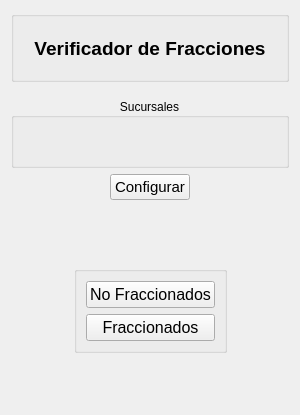
<?xml version="1.0" encoding="UTF-8"?>
<ui version="4.0">
 <class>Form</class>
 <widget class="QWidget" name="Form">
  <property name="geometry">
   <rect>
    <x>0</x>
    <y>0</y>
    <width>300</width>
    <height>415</height>
   </rect>
  </property>
  <property name="maximumSize">
   <size>
    <width>300</width>
    <height>415</height>
   </size>
  </property>
  <property name="windowTitle">
   <string>Form</string>
  </property>
  <layout class="QVBoxLayout" name="verticalLayout_3">
   <item>
    <widget class="QGroupBox" name="groupBox">
     <property name="title">
      <string/>
     </property>
     <layout class="QHBoxLayout" name="horizontalLayout_3">
      <item>
       <layout class="QHBoxLayout" name="horizontalLayout_2">
        <property name="bottomMargin">
         <number>0</number>
        </property>
        <item>
         <widget class="QLabel" name="label_3">
          <property name="font">
           <font>
            <pointsize>14</pointsize>
            <weight>75</weight>
            <bold>true</bold>
           </font>
          </property>
          <property name="text">
           <string>Verificador de Fracciones</string>
          </property>
          <property name="alignment">
           <set>Qt::AlignCenter</set>
          </property>
         </widget>
        </item>
       </layout>
      </item>
     </layout>
    </widget>
   </item>
   <item>
    <spacer name="verticalSpacer_3">
     <property name="orientation">
      <enum>Qt::Vertical</enum>
     </property>
     <property name="sizeType">
      <enum>QSizePolicy::Minimum</enum>
     </property>
     <property name="sizeHint" stdset="0">
      <size>
       <width>20</width>
       <height>10</height>
      </size>
     </property>
    </spacer>
   </item>
   <item>
    <widget class="QGroupBox" name="groupBox_sucursales">
     <property name="title">
      <string>Sucursales</string>
     </property>
     <property name="alignment">
      <set>Qt::AlignCenter</set>
     </property>
    </widget>
   </item>
   <item>
    <layout class="QHBoxLayout" name="horizontalLayout">
     <property name="bottomMargin">
      <number>0</number>
     </property>
     <item>
      <spacer name="horizontalSpacer">
       <property name="orientation">
        <enum>Qt::Horizontal</enum>
       </property>
       <property name="sizeHint" stdset="0">
        <size>
         <width>40</width>
         <height>20</height>
        </size>
       </property>
      </spacer>
     </item>
     <item>
      <widget class="QPushButton" name="pushButton_CatalogoSucursales">
       <property name="maximumSize">
        <size>
         <width>16777215</width>
         <height>16777215</height>
        </size>
       </property>
       <property name="font">
        <font>
         <pointsize>11</pointsize>
        </font>
       </property>
       <property name="text">
        <string>Configurar</string>
       </property>
      </widget>
     </item>
     <item>
      <spacer name="horizontalSpacer_2">
       <property name="orientation">
        <enum>Qt::Horizontal</enum>
       </property>
       <property name="sizeHint" stdset="0">
        <size>
         <width>40</width>
         <height>20</height>
        </size>
       </property>
      </spacer>
     </item>
    </layout>
   </item>
   <item>
    <spacer name="verticalSpacer_2">
     <property name="orientation">
      <enum>Qt::Vertical</enum>
     </property>
     <property name="sizeType">
      <enum>QSizePolicy::Minimum</enum>
     </property>
     <property name="sizeHint" stdset="0">
      <size>
       <width>20</width>
       <height>60</height>
      </size>
     </property>
    </spacer>
   </item>
   <item>
    <layout class="QHBoxLayout" name="horizontalLayout_5">
     <property name="rightMargin">
      <number>0</number>
     </property>
     <item>
      <spacer name="horizontalSpacer_5">
       <property name="orientation">
        <enum>Qt::Horizontal</enum>
       </property>
       <property name="sizeHint" stdset="0">
        <size>
         <width>40</width>
         <height>20</height>
        </size>
       </property>
      </spacer>
     </item>
     <item>
      <widget class="QGroupBox" name="groupBox_2">
       <property name="title">
        <string/>
       </property>
       <layout class="QVBoxLayout" name="verticalLayout">
        <item>
         <widget class="QPushButton" name="pushButton_NoFraccionados">
          <property name="font">
           <font>
            <pointsize>12</pointsize>
           </font>
          </property>
          <property name="text">
           <string>No Fraccionados</string>
          </property>
         </widget>
        </item>
        <item>
         <widget class="QPushButton" name="pushButton_Fraccionados">
          <property name="font">
           <font>
            <pointsize>12</pointsize>
           </font>
          </property>
          <property name="text">
           <string>Fraccionados</string>
          </property>
         </widget>
        </item>
       </layout>
      </widget>
     </item>
     <item>
      <spacer name="horizontalSpacer_6">
       <property name="orientation">
        <enum>Qt::Horizontal</enum>
       </property>
       <property name="sizeHint" stdset="0">
        <size>
         <width>40</width>
         <height>20</height>
        </size>
       </property>
      </spacer>
     </item>
    </layout>
   </item>
   <item>
    <spacer name="verticalSpacer">
     <property name="orientation">
      <enum>Qt::Vertical</enum>
     </property>
     <property name="sizeType">
      <enum>QSizePolicy::Minimum</enum>
     </property>
     <property name="sizeHint" stdset="0">
      <size>
       <width>20</width>
       <height>51</height>
      </size>
     </property>
    </spacer>
   </item>
  </layout>
 </widget>
 <resources/>
 <connections/>
</ui>
